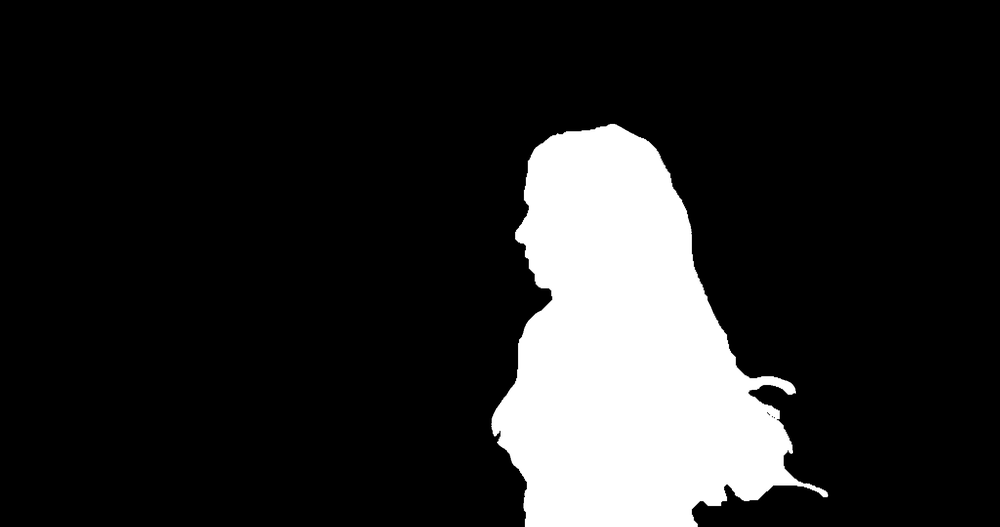
%> input picture Hula.Fore.ACKGT.00047.png, 1000 x 527 px, shrunk from 2048 x 1080 before the run
$ octave mse.m   (GNU Octave 9; MATLAB toolbox functions it lacks are replaced by stand-ins)
%> lines starting %> are read from the running program, lines starting %| are printed output that depends on the picture; in (x1, y1, x2, y2) boxes, pixels count from 0 and x2, y2 are one past the last pixel; in counts of white or black regions, pixels touching at a corner belong together; the program's own positions count from 1
GT_47 = imread("Hula.Fore.ACKGT.00047.png") /255.;
%> GT_47: size 527x1000 uint8; values 0 (black) and 1 (white), 15% white; 1 white region, box (x1, y1, x2, y2) and area: (491, 124, 828, 527) 79178
GT_48 = imread("Hula.Fore.ACKGT.00048.png") / 255.;
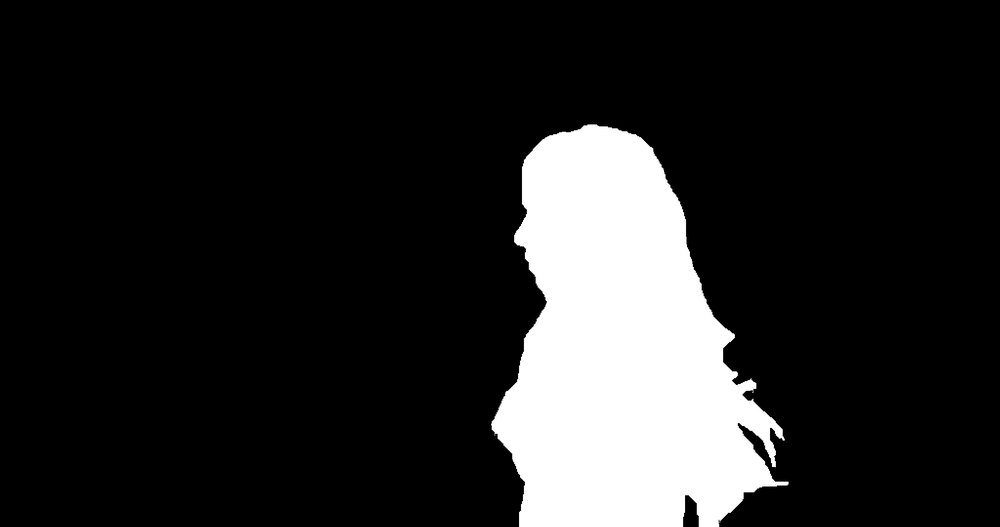
%> input picture Hula.Fore.ACKGT.00048.png, 1000 x 527 px, shrunk from 2048 x 1080 before the run
%> GT_48: size 527x1000 uint8; values 0 (black) and 1 (white), 14.6% white; 2 white regions (1 under 20 px), largest, box (x1, y1, x2, y2) and area: (491, 124, 789, 527) 76869
GT_49 = imread("Hula.Fore.ACKGT.00049.png") / 255.;
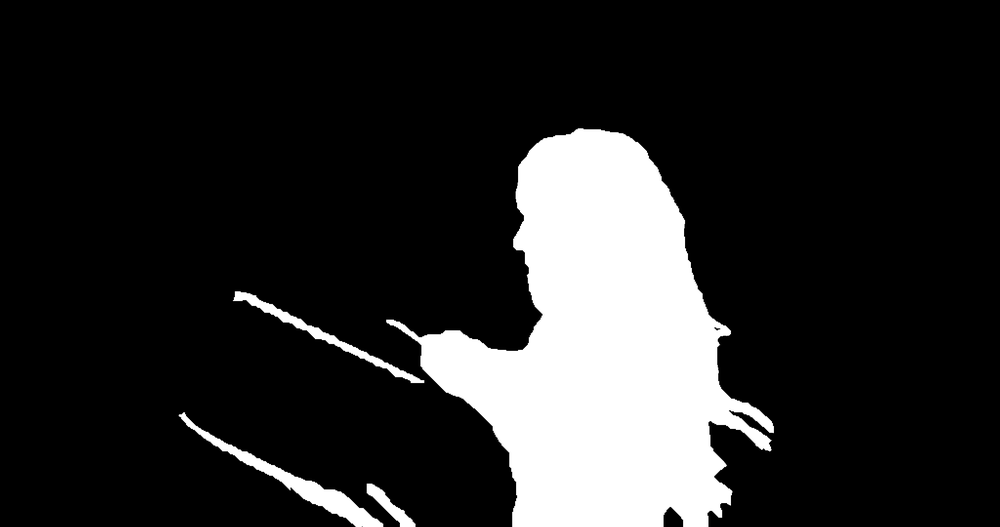
%> input picture Hula.Fore.ACKGT.00049.png, 1000 x 527 px, shrunk from 2048 x 1080 before the run
%> GT_49: size 527x1000 uint8; values 0 (black) and 1 (white), 15.8% white; 4 white regions, box (x1, y1, x2, y2) and area: (386, 128, 774, 527) 78406, (179, 412, 383, 527) 2858, (233, 291, 424, 383) 1617, (367, 484, 416, 527) 643
lum_47 = imread("MLK\00047.png") /255.;
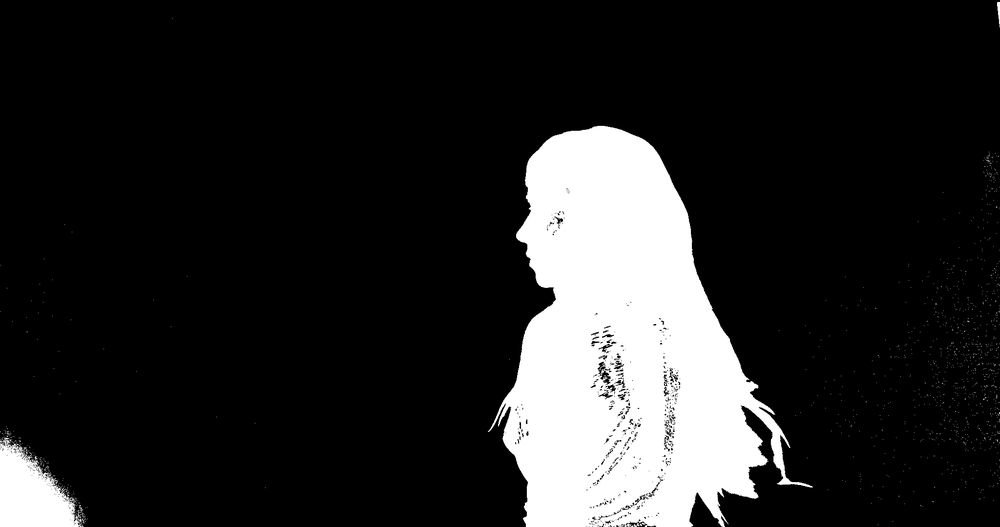
%> input picture MLK/00047.png, 1000 x 527 px, shrunk from 2048 x 1080 before the run
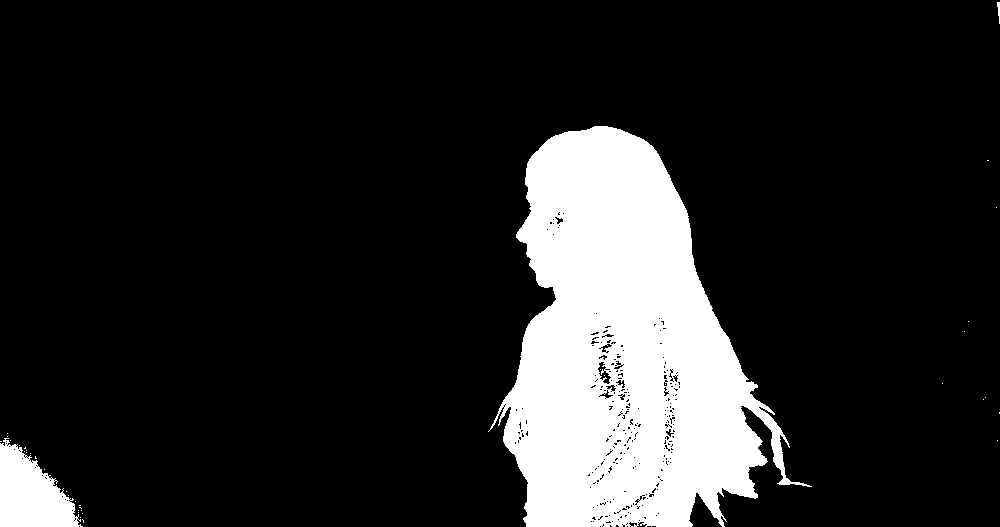
%> lum_47: size 527x1000x3 uint8; values 0 (black) and 1 (white), 15% white; 38 white regions (35 under 20 px), largest, box (x1, y1, x2, y2) and area: (488, 126, 812, 527) 74458, (0, 438, 83, 527) 4508, (997, 2, 1000, 24) 41
lum_47 = lum_47(:,:,1);
mse_lum47 = immse(lum_47,GT_47);
%> mse_lum47 = 0.0194
img_2D_4P_IT5_47 = imread("4pairwise\2D_4cliques_It5\00047.png") /255.;
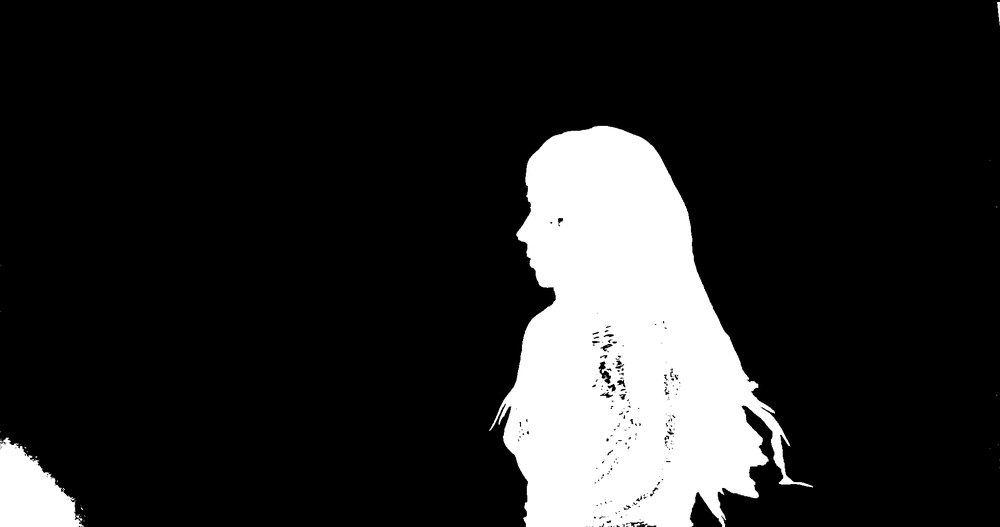
%> input picture 4pairwise/2D_4cliques_It5/00047.png, 1000 x 527 px, shrunk from 2048 x 1080 before the run
%> img_2D_4P_IT5_47: size 527x1000x3 uint8; values 0 (black) and 1 (white), 15.2% white; 10 white regions (7 under 20 px), largest, box (x1, y1, x2, y2) and area: (489, 126, 813, 527) 75209, (0, 438, 84, 527) 4641, (997, 2, 1000, 22) 34
img_2D_4P_IT5_48 = imread("4pairwise\2D_4cliques_It5\00048.png") / 255.;
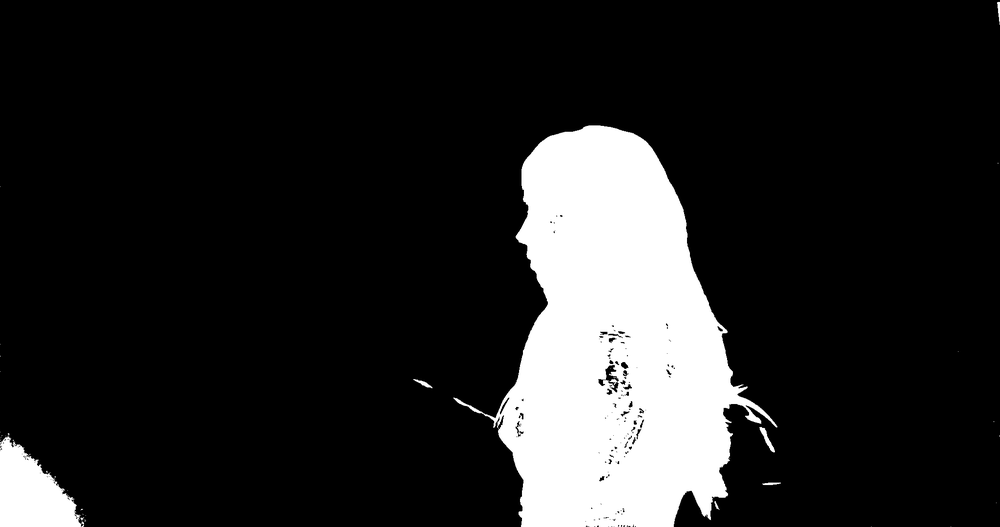
%> input picture 4pairwise/2D_4cliques_It5/00048.png, 1000 x 527 px, shrunk from 2048 x 1080 before the run
%> img_2D_4P_IT5_48: size 527x1000x3 uint8; values 0 (black) and 1 (white), 14.4% white; 15 white regions (9 under 20 px), largest, box (x1, y1, x2, y2) and area: (454, 125, 777, 527) 71036, (0, 437, 84, 527) 4674, (759, 427, 775, 452) 110, (413, 379, 432, 388) 50, (997, 2, 1000, 22) 34, (763, 483, 780, 485) 29
%> (the run ends here)
